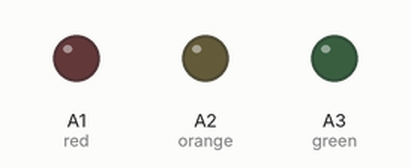
Simulated run of this sketch. Board: Arduino Uno, built with avr-gcc and run on an emulated ATmega328P. Shown: output pins drawn as LEDs (lit = HIGH).

Above: at 0.1 s.
At 20.1 s:
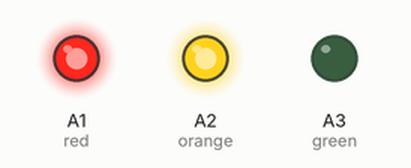
At 22.1 s:
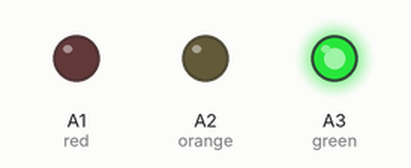
At 30.1 s:
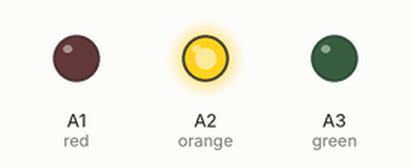
At 32.1 s:
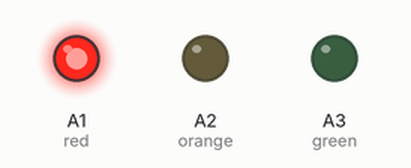
Timing chart, 0 to 33.6 s (numbered marks = the images above):
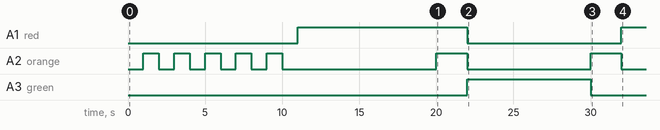

Measured:
- by itself, A1 (red): LOW → HIGH at 11.0 s, → LOW 11.0 s later, → HIGH 10.0 s later
- by itself, A2 (orange): goes 4 × (HIGH 1.0 s, LOW 1.0 s), HIGH 1.0 s, LOW 10.0 s, HIGH 2.0 s, LOW 8.0 s, HIGH 2.0 s, then LOW
- by itself, A3 (green): LOW → HIGH at 22.0 s, → LOW 8.0 s later

The sketch:

lights.ino
```cpp
void setup() {
  // put your setup code here, to run once:
  pinMode(A1, OUTPUT);//red
  pinMode(A2, OUTPUT);//orange
  pinMode(A3, OUTPUT);//green
}

static unsigned long blinkingOrangeLastTime = 0;
static unsigned long orangeLightPhaseLastTime = 0;
static unsigned long greenOrRedPhaseLastTime = 0;

int phase = 0;

void loop() {
  //handle millis rollover
  unsigned long currentMillis = millis();

  //start with blinking orange light for 10 seconds
  if(phase == 0 && (unsigned long)(currentMillis - blinkingOrangeLastTime) >= 1000) {

      blinkingOrangeLastTime += 1000;

      digitalWrite(A2, !digitalRead(A2));

      //stop blinking after 10 seconds
      if(millis()/1000 > 10) {
        digitalWrite(A2, LOW);
        digitalWrite(A1, HIGH);
        phase = 1;//change phase
      }
  }

  //red and green light states
  if((unsigned long)(currentMillis - greenOrRedPhaseLastTime) >= 2000) {
    greenOrRedPhaseLastTime += 2000;
    switch(phase)
    {
      case 2://green light - go ahead
        digitalWrite(A1, LOW);//turn off red
        digitalWrite(A2, LOW);//turn off green
        digitalWrite(A3, HIGH);//turn on green
        phase = 3;
      break;
      case 4://red light - stop
        digitalWrite(A1, HIGH);//turn on red
        digitalWrite(A2, LOW);//turn off green
        digitalWrite(A3, LOW);//turn off green
        phase = 1;
      break;
    }
  }

  if((unsigned long)(currentMillis - orangeLightPhaseLastTime) >= 10000) {
    orangeLightPhaseLastTime += 10000;
    switch(phase)
    {
      case 1://red and yellow - prepare to start
        digitalWrite(A1, HIGH);
        digitalWrite(A2, HIGH);
        digitalWrite(A3, LOW);
        phase = 2;
      break;
      case 3://yellow only - prepare to stop
        digitalWrite(A1, LOW);
        digitalWrite(A2, HIGH);
        digitalWrite(A3, LOW);
        phase = 4;
      break;
    }
  }
}
```
